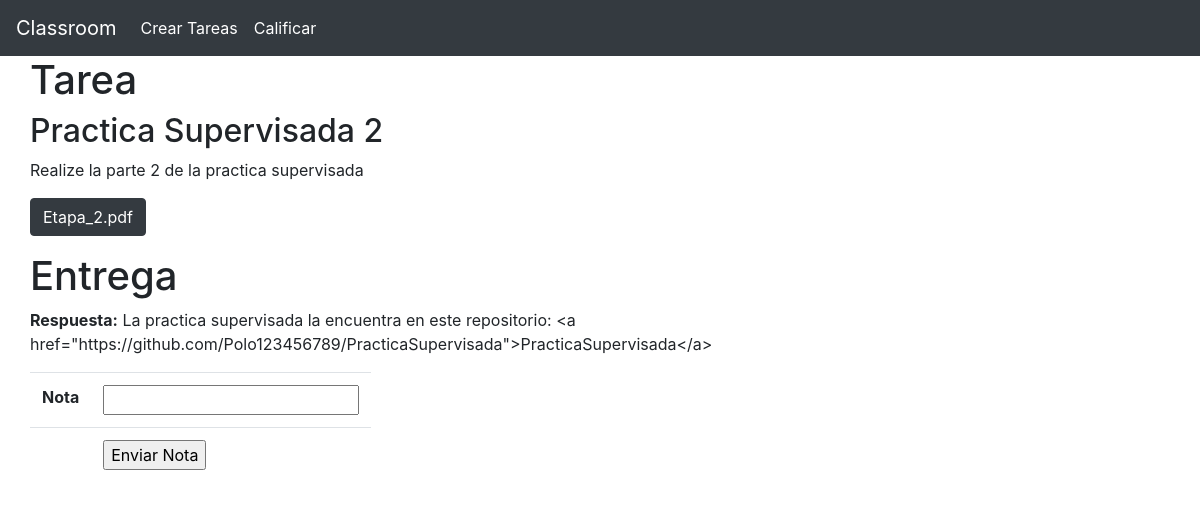
Page /calificar/3 (signed in) on the committed database.
### app.py (models this page shows)
class Tareas(db.Model):
    Id                = db.Column(db.Integer, primary_key=True)
    IdClase           = db.Column(db.Integer, db.ForeignKey('clases.Id'), nullable=False)
    Titulo            = db.Column(db.String(30), nullable=False)
    Descripcion       = db.Column(db.String(120), nullable=False)
    PathAdjuntos      = db.Column(db.String(50), nullable=False)
    entregas          = db.relationship("Entregas", backref="tareasEntregadas")

class Entregas(db.Model):
    Id                = db.Column(db.Integer, primary_key=True)
    IdTarea           = db.Column(db.Integer, db.ForeignKey('tareas.Id'), nullable=False)
    IdAlumno          = db.Column(db.Integer, db.ForeignKey('alumno.Id'), nullable=False)
    PathAdjuntos      = db.Column(db.String(50), nullable=False)
    Respuesta         = db.Column(db.String(300), nullable=False)
    Calificado        = db.Column(db.Boolean, nullable=False)
    Nota              = db.Column(db.Integer, nullable=False)

### app.py (the view)
@app.route("/calificar/<int:idEntrega>", methods=["GET", "POST"])
def calificarTareas(idEntrega):
    if not "type" in session:
        flash("Cuidado mano, que tengo tu ip")
        return redirect("/")
    if session["type"] != "Admin" and session["type"] != "Profe":
        flash("Cuidado mano, que tengo tu ip")
        return redirect("/")
    if request.method == "POST":
        nota = request.form.get("nota")
        entrega = Entregas.query.get(idEntrega)
        if entrega:
            entrega.Nota = nota
            entrega.Calificado = True
            db.session.commit()
        else:
            flash("Id de tarea incorrecto")
        return redirect("/calificar")
    else:
        entrega = Entregas.query.get(idEntrega)
        tarea = Tareas.query.get(entrega.IdTarea)
        return render_template("calificarTarea.html", entrega=entrega, tarea=tarea, type=session["type"])
    return f"Calificar {idTarea}"

### templates/calificarTarea.html (shortened to what this page needs)
{% extends "base.html" %}
{% block contenido %}
{% if tarea and entrega %}
    <div class="row">
        <h1>Tarea</h1>
    </div>
    <div class="row">
        <h2>{{ tarea.Titulo }}</h2>
    </div>
    <div class="row">
        <p>
             {{ tarea.Descripcion }}
        </p>
    </div>
    <div class="row">
        {% if tarea.PathAdjuntos != "SinArchivo" %}
            <p><a href="/file/{{ tarea.PathAdjuntos }}" class="btn btn-dark">{{ tarea.PathAdjuntos }}</a></p>
        {% endif %}
    </div>
    <div class="row">
        <br>
        <h1>Entrega</h1>
    </div>
    <div class="row">
        <p><strong>Respuesta:</strong> {{ entrega.Respuesta }}</p>
    </div>
    <div class="row">
        <form action="/calificar/{{ entrega.Id }}" method="POST">
            <table class="table">
                <tr>
                    <th>Nota</th>
                    <th><input type="number" name="nota" required></th>
                </tr>
                <tr>
                    <th></th>
                    <th><input type="submit" value="Enviar Nota"></th>
                </tr>
            </table>
        </form>
    </div>
{% else %}
    <h1>Sea lo que estes haciendo, para amigo. Recuerda que se quien eres. Deja de hacer cosas que no te tocan</h1>
{% endif %}
{% endblock %}

### rows in the picture
Tareas: Titulo "Practica Supervisada 2", Descripcion "Realize la parte 2 de la practica supervisada", PathAdjuntos "Etapa_2.pdf"
Entregas: Respuesta "La practica supervisada la encuentra en este repositorio: <a href=\"https://github.com/Polo123456789/PracticaSupervisada\">PracticaSupervisada</a>"
